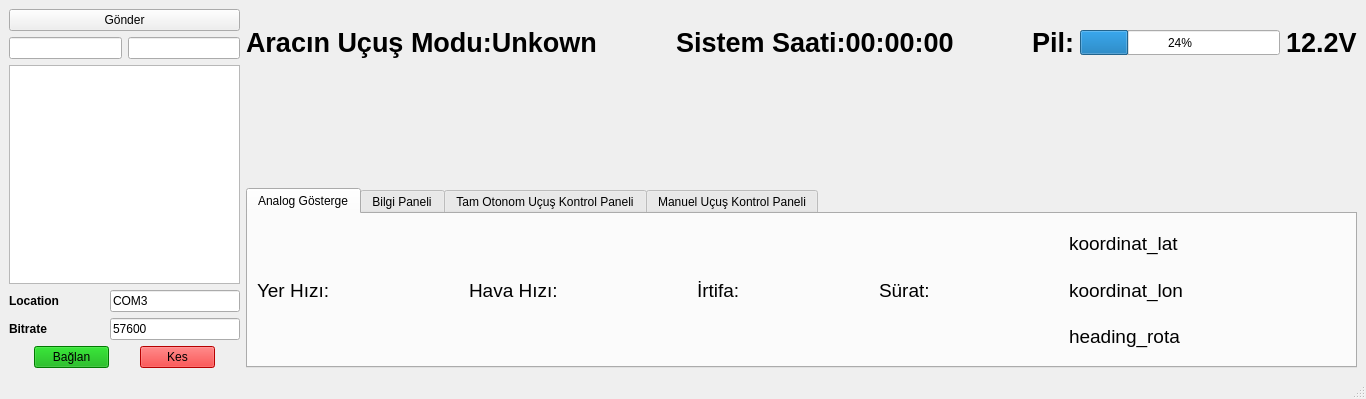
<?xml version="1.0" encoding="UTF-8"?>
<ui version="4.0">
 <class>MainWindow</class>
 <widget class="QMainWindow" name="MainWindow">
  <property name="geometry">
   <rect>
    <x>0</x>
    <y>0</y>
    <width>1366</width>
    <height>399</height>
   </rect>
  </property>
  <property name="windowTitle">
   <string>MainWindow</string>
  </property>
  <property name="styleSheet">
   <string notr="true"/>
  </property>
  <widget class="QWidget" name="main_widget">
   <property name="enabled">
    <bool>true</bool>
   </property>
   <layout class="QVBoxLayout" name="verticalLayout_5">
    <item>
     <layout class="QHBoxLayout" name="horizontalLayout_7">
      <item>
       <layout class="QVBoxLayout" name="verticalLayout_3">
        <item>
         <widget class="QPushButton" name="pushButton_5">
          <property name="maximumSize">
           <size>
            <width>300</width>
            <height>16777215</height>
           </size>
          </property>
          <property name="text">
           <string>Gönder</string>
          </property>
         </widget>
        </item>
        <item>
         <layout class="QHBoxLayout" name="horizontalLayout_21">
          <item>
           <widget class="QLineEdit" name="lineEdit">
            <property name="maximumSize">
             <size>
              <width>300</width>
              <height>16777215</height>
             </size>
            </property>
           </widget>
          </item>
          <item>
           <widget class="QLineEdit" name="lineEdit_2">
            <property name="maximumSize">
             <size>
              <width>300</width>
              <height>16777215</height>
             </size>
            </property>
           </widget>
          </item>
         </layout>
        </item>
        <item>
         <widget class="QListWidget" name="listWidget">
          <property name="minimumSize">
           <size>
            <width>150</width>
            <height>0</height>
           </size>
          </property>
         </widget>
        </item>
        <item>
         <layout class="QVBoxLayout" name="verticalLayout_6">
          <item>
           <layout class="QHBoxLayout" name="horizontalLayout_16">
            <item>
             <widget class="QLabel" name="label_8">
              <property name="minimumSize">
               <size>
                <width>95</width>
                <height>0</height>
               </size>
              </property>
              <property name="maximumSize">
               <size>
                <width>95</width>
                <height>16777215</height>
               </size>
              </property>
              <property name="font">
               <font>
                <weight>75</weight>
                <bold>true</bold>
               </font>
              </property>
              <property name="text">
               <string>Location</string>
              </property>
             </widget>
            </item>
            <item>
             <widget class="QLineEdit" name="lineEdit_9">
              <property name="minimumSize">
               <size>
                <width>130</width>
                <height>0</height>
               </size>
              </property>
              <property name="maximumSize">
               <size>
                <width>130</width>
                <height>16777215</height>
               </size>
              </property>
              <property name="text">
               <string>COM3</string>
              </property>
             </widget>
            </item>
           </layout>
          </item>
          <item>
           <layout class="QHBoxLayout" name="horizontalLayout_17">
            <item>
             <widget class="QLabel" name="label_9">
              <property name="minimumSize">
               <size>
                <width>95</width>
                <height>0</height>
               </size>
              </property>
              <property name="maximumSize">
               <size>
                <width>95</width>
                <height>16777215</height>
               </size>
              </property>
              <property name="font">
               <font>
                <weight>75</weight>
                <bold>true</bold>
               </font>
              </property>
              <property name="text">
               <string>Bitrate</string>
              </property>
             </widget>
            </item>
            <item>
             <widget class="QLineEdit" name="lineEdit_10">
              <property name="minimumSize">
               <size>
                <width>130</width>
                <height>0</height>
               </size>
              </property>
              <property name="maximumSize">
               <size>
                <width>130</width>
                <height>16777215</height>
               </size>
              </property>
              <property name="text">
               <string>57600</string>
              </property>
             </widget>
            </item>
           </layout>
          </item>
          <item>
           <layout class="QHBoxLayout" name="horizontalLayout_20">
            <item>
             <widget class="QPushButton" name="baglan_button">
              <property name="minimumSize">
               <size>
                <width>75</width>
                <height>0</height>
               </size>
              </property>
              <property name="maximumSize">
               <size>
                <width>75</width>
                <height>16777215</height>
               </size>
              </property>
              <property name="styleSheet">
               <string notr="true">background-color: rgb(0, 170, 0);</string>
              </property>
              <property name="text">
               <string>Bağlan</string>
              </property>
             </widget>
            </item>
            <item>
             <widget class="QPushButton" name="kes_button">
              <property name="minimumSize">
               <size>
                <width>75</width>
                <height>0</height>
               </size>
              </property>
              <property name="maximumSize">
               <size>
                <width>75</width>
                <height>16777215</height>
               </size>
              </property>
              <property name="styleSheet">
               <string notr="true">background-color: rgb(255, 0, 0);</string>
              </property>
              <property name="text">
               <string>Kes</string>
              </property>
             </widget>
            </item>
           </layout>
          </item>
         </layout>
        </item>
       </layout>
      </item>
      <item>
       <layout class="QVBoxLayout" name="verticalLayout_2">
        <item>
         <layout class="QHBoxLayout" name="horizontalLayout_5">
          <item>
           <widget class="QLabel" name="ucus_modu_label">
            <property name="minimumSize">
             <size>
              <width>0</width>
              <height>45</height>
             </size>
            </property>
            <property name="font">
             <font>
              <pointsize>20</pointsize>
              <weight>75</weight>
              <bold>true</bold>
             </font>
            </property>
            <property name="text">
             <string>Aracın Uçuş Modu:Unkown</string>
            </property>
           </widget>
          </item>
          <item>
           <spacer name="horizontalSpacer_4">
            <property name="orientation">
             <enum>Qt::Horizontal</enum>
            </property>
            <property name="sizeHint" stdset="0">
             <size>
              <width>40</width>
              <height>20</height>
             </size>
            </property>
           </spacer>
          </item>
          <item>
           <widget class="QLabel" name="ui_time_label">
            <property name="minimumSize">
             <size>
              <width>0</width>
              <height>45</height>
             </size>
            </property>
            <property name="font">
             <font>
              <pointsize>20</pointsize>
              <weight>75</weight>
              <bold>true</bold>
             </font>
            </property>
            <property name="text">
             <string>Sistem Saati:00:00:00</string>
            </property>
           </widget>
          </item>
          <item>
           <spacer name="horizontalSpacer_3">
            <property name="orientation">
             <enum>Qt::Horizontal</enum>
            </property>
            <property name="sizeHint" stdset="0">
             <size>
              <width>40</width>
              <height>20</height>
             </size>
            </property>
           </spacer>
          </item>
          <item>
           <widget class="QLabel" name="label_7">
            <property name="font">
             <font>
              <pointsize>20</pointsize>
              <weight>75</weight>
              <bold>true</bold>
             </font>
            </property>
            <property name="text">
             <string>Pil:</string>
            </property>
           </widget>
          </item>
          <item>
           <widget class="QProgressBar" name="pil_seviyesi_pbar">
            <property name="minimumSize">
             <size>
              <width>200</width>
              <height>25</height>
             </size>
            </property>
            <property name="value">
             <number>24</number>
            </property>
           </widget>
          </item>
          <item>
           <widget class="QLabel" name="pil_voltaji_label">
            <property name="font">
             <font>
              <pointsize>20</pointsize>
              <weight>75</weight>
              <bold>true</bold>
             </font>
            </property>
            <property name="text">
             <string>12.2V</string>
            </property>
           </widget>
          </item>
         </layout>
        </item>
        <item>
         <layout class="QHBoxLayout" name="horizontalLayout">
          <item>
           <widget class="QLabel" name="image_label">
            <property name="minimumSize">
             <size>
              <width>100</width>
              <height>100</height>
             </size>
            </property>
            <property name="text">
             <string/>
            </property>
           </widget>
          </item>
          <item>
           <layout class="QHBoxLayout" name="layout_map"/>
          </item>
         </layout>
        </item>
        <item>
         <widget class="QTabWidget" name="tabWidget">
          <property name="minimumSize">
           <size>
            <width>0</width>
            <height>175</height>
           </size>
          </property>
          <property name="maximumSize">
           <size>
            <width>16777215</width>
            <height>180</height>
           </size>
          </property>
          <property name="mouseTracking">
           <bool>false</bool>
          </property>
          <property name="currentIndex">
           <number>0</number>
          </property>
          <widget class="QWidget" name="tab_4">
           <attribute name="title">
            <string>Analog Gösterge</string>
           </attribute>
           <layout class="QHBoxLayout" name="horizontalLayout_11">
            <item>
             <layout class="QHBoxLayout" name="horizontalLayout_10">
              <item>
               <layout class="QHBoxLayout" name="horizontalLayout_13">
                <item>
                 <widget class="QLabel" name="yer_hizi_label">
                  <property name="minimumSize">
                   <size>
                    <width>0</width>
                    <height>0</height>
                   </size>
                  </property>
                  <property name="maximumSize">
                   <size>
                    <width>90</width>
                    <height>16777215</height>
                   </size>
                  </property>
                  <property name="font">
                   <font>
                    <pointsize>14</pointsize>
                    <weight>50</weight>
                    <bold>false</bold>
                   </font>
                  </property>
                  <property name="contextMenuPolicy">
                   <enum>Qt::DefaultContextMenu</enum>
                  </property>
                  <property name="acceptDrops">
                   <bool>false</bool>
                  </property>
                  <property name="layoutDirection">
                   <enum>Qt::LeftToRight</enum>
                  </property>
                  <property name="autoFillBackground">
                   <bool>false</bool>
                  </property>
                  <property name="text">
                   <string>Yer Hızı:</string>
                  </property>
                  <property name="textFormat">
                   <enum>Qt::AutoText</enum>
                  </property>
                  <property name="wordWrap">
                   <bool>false</bool>
                  </property>
                  <property name="margin">
                   <number>0</number>
                  </property>
                 </widget>
                </item>
                <item>
                 <widget class="AnalogGaugeWidget" name="gauge_1" native="true">
                  <property name="minimumSize">
                   <size>
                    <width>127</width>
                    <height>0</height>
                   </size>
                  </property>
                 </widget>
                </item>
               </layout>
              </item>
              <item>
               <layout class="QHBoxLayout" name="horizontalLayout_15">
                <item>
                 <widget class="QLabel" name="yer_hizi_label_3">
                  <property name="minimumSize">
                   <size>
                    <width>0</width>
                    <height>0</height>
                   </size>
                  </property>
                  <property name="maximumSize">
                   <size>
                    <width>90</width>
                    <height>16777215</height>
                   </size>
                  </property>
                  <property name="font">
                   <font>
                    <pointsize>14</pointsize>
                    <weight>50</weight>
                    <bold>false</bold>
                   </font>
                  </property>
                  <property name="contextMenuPolicy">
                   <enum>Qt::DefaultContextMenu</enum>
                  </property>
                  <property name="acceptDrops">
                   <bool>false</bool>
                  </property>
                  <property name="layoutDirection">
                   <enum>Qt::LeftToRight</enum>
                  </property>
                  <property name="autoFillBackground">
                   <bool>false</bool>
                  </property>
                  <property name="text">
                   <string>Hava Hızı:</string>
                  </property>
                  <property name="textFormat">
                   <enum>Qt::AutoText</enum>
                  </property>
                  <property name="wordWrap">
                   <bool>false</bool>
                  </property>
                  <property name="margin">
                   <number>0</number>
                  </property>
                 </widget>
                </item>
                <item>
                 <widget class="AnalogGaugeWidget" name="gauge_2" native="true">
                  <property name="minimumSize">
                   <size>
                    <width>127</width>
                    <height>0</height>
                   </size>
                  </property>
                 </widget>
                </item>
               </layout>
              </item>
              <item>
               <layout class="QHBoxLayout" name="horizontalLayout_14">
                <item>
                 <widget class="QLabel" name="yer_hizi_label_2">
                  <property name="minimumSize">
                   <size>
                    <width>0</width>
                    <height>0</height>
                   </size>
                  </property>
                  <property name="maximumSize">
                   <size>
                    <width>90</width>
                    <height>16777215</height>
                   </size>
                  </property>
                  <property name="font">
                   <font>
                    <pointsize>14</pointsize>
                    <weight>50</weight>
                    <bold>false</bold>
                   </font>
                  </property>
                  <property name="contextMenuPolicy">
                   <enum>Qt::DefaultContextMenu</enum>
                  </property>
                  <property name="acceptDrops">
                   <bool>false</bool>
                  </property>
                  <property name="layoutDirection">
                   <enum>Qt::LeftToRight</enum>
                  </property>
                  <property name="autoFillBackground">
                   <bool>false</bool>
                  </property>
                  <property name="text">
                   <string>İrtifa:</string>
                  </property>
                  <property name="textFormat">
                   <enum>Qt::AutoText</enum>
                  </property>
                  <property name="wordWrap">
                   <bool>false</bool>
                  </property>
                  <property name="margin">
                   <number>0</number>
                  </property>
                 </widget>
                </item>
                <item>
                 <widget class="AnalogGaugeWidget" name="gauge_3" native="true">
                  <property name="minimumSize">
                   <size>
                    <width>127</width>
                    <height>0</height>
                   </size>
                  </property>
                 </widget>
                </item>
               </layout>
              </item>
              <item>
               <layout class="QHBoxLayout" name="horizontalLayout_18">
                <item>
                 <widget class="QLabel" name="yer_hizi_label_4">
                  <property name="minimumSize">
                   <size>
                    <width>0</width>
                    <height>0</height>
                   </size>
                  </property>
                  <property name="maximumSize">
                   <size>
                    <width>90</width>
                    <height>16777215</height>
                   </size>
                  </property>
                  <property name="font">
                   <font>
                    <pointsize>14</pointsize>
                    <weight>50</weight>
                    <bold>false</bold>
                   </font>
                  </property>
                  <property name="contextMenuPolicy">
                   <enum>Qt::DefaultContextMenu</enum>
                  </property>
                  <property name="acceptDrops">
                   <bool>false</bool>
                  </property>
                  <property name="layoutDirection">
                   <enum>Qt::LeftToRight</enum>
                  </property>
                  <property name="autoFillBackground">
                   <bool>false</bool>
                  </property>
                  <property name="text">
                   <string>Sürat:</string>
                  </property>
                  <property name="textFormat">
                   <enum>Qt::AutoText</enum>
                  </property>
                  <property name="wordWrap">
                   <bool>false</bool>
                  </property>
                  <property name="margin">
                   <number>0</number>
                  </property>
                 </widget>
                </item>
                <item>
                 <widget class="AnalogGaugeWidget" name="gauge_4" native="true">
                  <property name="minimumSize">
                   <size>
                    <width>127</width>
                    <height>0</height>
                   </size>
                  </property>
                 </widget>
                </item>
               </layout>
              </item>
              <item>
               <layout class="QVBoxLayout" name="verticalLayout_7">
                <item>
                 <widget class="QLabel" name="coordinate_lat_label">
                  <property name="minimumSize">
                   <size>
                    <width>250</width>
                    <height>0</height>
                   </size>
                  </property>
                  <property name="maximumSize">
                   <size>
                    <width>190</width>
                    <height>16777215</height>
                   </size>
                  </property>
                  <property name="font">
                   <font>
                    <pointsize>14</pointsize>
                    <weight>50</weight>
                    <bold>false</bold>
                   </font>
                  </property>
                  <property name="text">
                   <string>koordinat_lat</string>
                  </property>
                 </widget>
                </item>
                <item>
                 <widget class="QLabel" name="coordinate_lon_label">
                  <property name="minimumSize">
                   <size>
                    <width>250</width>
                    <height>0</height>
                   </size>
                  </property>
                  <property name="maximumSize">
                   <size>
                    <width>190</width>
                    <height>16777215</height>
                   </size>
                  </property>
                  <property name="font">
                   <font>
                    <pointsize>14</pointsize>
                    <weight>50</weight>
                    <bold>false</bold>
                   </font>
                  </property>
                  <property name="text">
                   <string>koordinat_lon</string>
                  </property>
                 </widget>
                </item>
                <item>
                 <widget class="QLabel" name="heading_label">
                  <property name="minimumSize">
                   <size>
                    <width>250</width>
                    <height>0</height>
                   </size>
                  </property>
                  <property name="maximumSize">
                   <size>
                    <width>190</width>
                    <height>16777215</height>
                   </size>
                  </property>
                  <property name="font">
                   <font>
                    <pointsize>14</pointsize>
                    <weight>50</weight>
                    <bold>false</bold>
                   </font>
                  </property>
                  <property name="text">
                   <string>heading_rota</string>
                  </property>
                 </widget>
                </item>
               </layout>
              </item>
              <item>
               <spacer name="horizontalSpacer_2">
                <property name="orientation">
                 <enum>Qt::Horizontal</enum>
                </property>
                <property name="sizeHint" stdset="0">
                 <size>
                  <width>57</width>
                  <height>129</height>
                 </size>
                </property>
               </spacer>
              </item>
             </layout>
            </item>
           </layout>
          </widget>
          <widget class="QWidget" name="tab">
           <attribute name="title">
            <string>Bilgi Paneli</string>
           </attribute>
           <layout class="QHBoxLayout" name="horizontalLayout_19">
            <item>
             <layout class="QVBoxLayout" name="verticalLayout_8">
              <item>
               <widget class="QLabel" name="heartbeat_label">
                <property name="minimumSize">
                 <size>
                  <width>190</width>
                  <height>0</height>
                 </size>
                </property>
                <property name="maximumSize">
                 <size>
                  <width>190</width>
                  <height>16777215</height>
                 </size>
                </property>
                <property name="font">
                 <font>
                  <pointsize>14</pointsize>
                  <weight>50</weight>
                  <bold>false</bold>
                 </font>
                </property>
                <property name="text">
                 <string>last_heartbeat</string>
                </property>
               </widget>
              </item>
              <item>
               <widget class="QLabel" name="telemetri_range_label">
                <property name="minimumSize">
                 <size>
                  <width>190</width>
                  <height>0</height>
                 </size>
                </property>
                <property name="maximumSize">
                 <size>
                  <width>190</width>
                  <height>16777215</height>
                 </size>
                </property>
                <property name="font">
                 <font>
                  <pointsize>14</pointsize>
                  <weight>50</weight>
                  <bold>false</bold>
                 </font>
                </property>
                <property name="text">
                 <string>telemetrimenzil</string>
                </property>
               </widget>
              </item>
              <item>
               <widget class="QLabel" name="telemetri_volt_label">
                <property name="minimumSize">
                 <size>
                  <width>190</width>
                  <height>0</height>
                 </size>
                </property>
                <property name="maximumSize">
                 <size>
                  <width>190</width>
                  <height>16777215</height>
                 </size>
                </property>
                <property name="font">
                 <font>
                  <pointsize>14</pointsize>
                  <weight>50</weight>
                  <bold>false</bold>
                 </font>
                </property>
                <property name="text">
                 <string>telemetri voltaj</string>
                </property>
               </widget>
              </item>
             </layout>
            </item>
            <item>
             <spacer name="horizontalSpacer_6">
              <property name="orientation">
               <enum>Qt::Horizontal</enum>
              </property>
              <property name="sizeHint" stdset="0">
               <size>
                <width>905</width>
                <height>20</height>
               </size>
              </property>
             </spacer>
            </item>
           </layout>
          </widget>
          <widget class="QWidget" name="kontrol_paneli">
           <attribute name="title">
            <string>Tam Otonom Uçuş Kontrol Paneli</string>
           </attribute>
           <layout class="QHBoxLayout" name="horizontalLayout_12">
            <item>
             <layout class="QHBoxLayout" name="horizontalLayout_9">
              <item>
               <layout class="QVBoxLayout" name="verticalLayout">
                <item>
                 <layout class="QHBoxLayout" name="horizontalLayout_4">
                  <item>
                   <widget class="QLabel" name="label_4">
                    <property name="maximumSize">
                     <size>
                      <width>140</width>
                      <height>16777215</height>
                     </size>
                    </property>
                    <property name="font">
                     <font>
                      <pointsize>8</pointsize>
                      <weight>75</weight>
                      <bold>true</bold>
                     </font>
                    </property>
                    <property name="text">
                     <string>Koordinat Gönder</string>
                    </property>
                   </widget>
                  </item>
                  <item>
                   <widget class="QLineEdit" name="lineEdit_8">
                    <property name="maximumSize">
                     <size>
                      <width>65</width>
                      <height>16777215</height>
                     </size>
                    </property>
                   </widget>
                  </item>
                  <item>
                   <widget class="QLineEdit" name="lineEdit_5">
                    <property name="maximumSize">
                     <size>
                      <width>65</width>
                      <height>16777215</height>
                     </size>
                    </property>
                   </widget>
                  </item>
                  <item>
                   <widget class="QPushButton" name="pushButton_3">
                    <property name="maximumSize">
                     <size>
                      <width>75</width>
                      <height>16777215</height>
                     </size>
                    </property>
                    <property name="text">
                     <string>Gönder</string>
                    </property>
                   </widget>
                  </item>
                 </layout>
                </item>
                <item>
                 <layout class="QHBoxLayout" name="horizontalLayout_2">
                  <item>
                   <widget class="QLabel" name="label_2">
                    <property name="maximumSize">
                     <size>
                      <width>140</width>
                      <height>16777215</height>
                     </size>
                    </property>
                    <property name="font">
                     <font>
                      <weight>75</weight>
                      <bold>true</bold>
                     </font>
                    </property>
                    <property name="text">
                     <string>Hız Degeri Gönder</string>
                    </property>
                   </widget>
                  </item>
                  <item>
                   <widget class="QLineEdit" name="lineEdit_3">
                    <property name="maximumSize">
                     <size>
                      <width>136</width>
                      <height>16777215</height>
                     </size>
                    </property>
                   </widget>
                  </item>
                  <item>
                   <widget class="QPushButton" name="pushButton">
                    <property name="maximumSize">
                     <size>
                      <width>75</width>
                      <height>16777215</height>
                     </size>
                    </property>
                    <property name="text">
                     <string>Gönder</string>
                    </property>
                   </widget>
                  </item>
                 </layout>
                </item>
                <item>
                 <layout class="QHBoxLayout" name="horizontalLayout_3">
                  <item>
                   <widget class="QLabel" name="label_3">
                    <property name="maximumSize">
                     <size>
                      <width>140</width>
                      <height>16777215</height>
                     </size>
                    </property>
                    <property name="font">
                     <font>
                      <weight>75</weight>
                      <bold>true</bold>
                     </font>
                    </property>
                    <property name="text">
                     <string>İrtifa</string>
                    </property>
                   </widget>
                  </item>
                  <item>
                   <widget class="QLineEdit" name="lineEdit_4">
                    <property name="maximumSize">
                     <size>
                      <width>136</width>
                      <height>16777215</height>
                     </size>
                    </property>
                   </widget>
                  </item>
                  <item>
                   <widget class="QPushButton" name="pushButton_2">
                    <property name="maximumSize">
                     <size>
                      <width>75</width>
                      <height>16777215</height>
                     </size>
                    </property>
                    <property name="text">
                     <string>Gönder</string>
                    </property>
                   </widget>
                  </item>
                 </layout>
                </item>
               </layout>
              </item>
              <item>
               <layout class="QVBoxLayout" name="verticalLayout_4">
                <item>
                 <layout class="QHBoxLayout" name="horizontalLayout_6">
                  <item>
                   <widget class="QLabel" name="label_6">
                    <property name="maximumSize">
                     <size>
                      <width>140</width>
                      <height>16777215</height>
                     </size>
                    </property>
                    <property name="font">
                     <font>
                      <weight>75</weight>
                      <bold>true</bold>
                     </font>
                    </property>
                    <property name="text">
                     <string>Uçuş Modu</string>
                    </property>
                   </widget>
                  </item>
                  <item>
                   <widget class="QPushButton" name="pushButton_4">
                    <property name="minimumSize">
                     <size>
                      <width>75</width>
                      <height>23</height>
                     </size>
                    </property>
                    <property name="maximumSize">
                     <size>
                      <width>75</width>
                      <height>23</height>
                     </size>
                    </property>
                    <property name="text">
                     <string>Onayla</string>
                    </property>
                   </widget>
                  </item>
                 </layout>
                </item>
                <item>
                 <widget class="QRadioButton" name="radioButton_2">
                  <property name="maximumSize">
                   <size>
                    <width>140</width>
                    <height>16777215</height>
                   </size>
                  </property>
                  <property name="text">
                   <string>Otonom Kalkış</string>
                  </property>
                 </widget>
                </item>
                <item>
                 <widget class="QRadioButton" name="radioButton">
                  <property name="maximumSize">
                   <size>
                    <width>140</width>
                    <height>16777215</height>
                   </size>
                  </property>
                  <property name="text">
                   <string>Otonom İniş</string>
                  </property>
                 </widget>
                </item>
                <item>
                 <widget class="QRadioButton" name="radioButton_3">
                  <property name="maximumSize">
                   <size>
                    <width>140</width>
                    <height>16777215</height>
                   </size>
                  </property>
                  <property name="text">
                   <string>Bul ve Takip Et</string>
                  </property>
                 </widget>
                </item>
                <item>
                 <widget class="QRadioButton" name="radioButton_4">
                  <property name="maximumSize">
                   <size>
                    <width>140</width>
                    <height>16777215</height>
                   </size>
                  </property>
                  <property name="text">
                   <string>Kamikaze</string>
                  </property>
                 </widget>
                </item>
                <item>
                 <layout class="QHBoxLayout" name="horizontalLayout_8">
                  <item>
                   <widget class="QLineEdit" name="lineEdit_7">
                    <property name="maximumSize">
                     <size>
                      <width>66</width>
                      <height>16777215</height>
                     </size>
                    </property>
                   </widget>
                  </item>
                  <item>
                   <widget class="QLineEdit" name="lineEdit_6">
                    <property name="maximumSize">
                     <size>
                      <width>66</width>
                      <height>16777215</height>
                     </size>
                    </property>
                   </widget>
                  </item>
                 </layout>
                </item>
               </layout>
              </item>
              <item>
               <spacer name="horizontalSpacer">
                <property name="orientation">
                 <enum>Qt::Horizontal</enum>
                </property>
                <property name="sizeHint" stdset="0">
                 <size>
                  <width>40</width>
                  <height>20</height>
                 </size>
                </property>
               </spacer>
              </item>
             </layout>
            </item>
           </layout>
          </widget>
          <widget class="QWidget" name="tab_2">
           <attribute name="title">
            <string>Manuel Uçuş Kontrol Paneli</string>
           </attribute>
          </widget>
         </widget>
        </item>
       </layout>
      </item>
     </layout>
    </item>
   </layout>
  </widget>
  <widget class="QMenuBar" name="menubar">
   <property name="geometry">
    <rect>
     <x>0</x>
     <y>0</y>
     <width>1366</width>
     <height>21</height>
    </rect>
   </property>
  </widget>
  <widget class="QStatusBar" name="statusbar"/>
 </widget>
 <customwidgets>
  <customwidget>
   <class>AnalogGaugeWidget</class>
   <extends>QWidget</extends>
   <header location="global">AnalogGaugeWidget.h</header>
   <container>1</container>
   <slots>
    <signal>valueChanged(int)</signal>
    <slot>update_angle_offset(int)</slot>
    <slot>update_value(int)</slot>
    <slot>update_value2(int)</slot>
    <slot>set_start_scale_angle(int)</slot>
    <slot>set_total_scale_angle_size(int)</slot>
    <slot>set_MinValue(int)</slot>
    <slot>set_MaxValue(int)</slot>
    <slot>set_NeedleColor(int)</slot>
    <slot>set_scala_main_count(int)</slot>
   </slots>
  </customwidget>
 </customwidgets>
 <tabstops>
  <tabstop>tabWidget</tabstop>
  <tabstop>pushButton</tabstop>
  <tabstop>lineEdit_3</tabstop>
  <tabstop>lineEdit_4</tabstop>
  <tabstop>pushButton_2</tabstop>
  <tabstop>lineEdit_5</tabstop>
  <tabstop>pushButton_3</tabstop>
  <tabstop>pushButton_4</tabstop>
  <tabstop>radioButton</tabstop>
  <tabstop>radioButton_2</tabstop>
  <tabstop>radioButton_3</tabstop>
  <tabstop>radioButton_4</tabstop>
  <tabstop>lineEdit_6</tabstop>
  <tabstop>lineEdit_7</tabstop>
  <tabstop>lineEdit_8</tabstop>
 </tabstops>
 <resources/>
 <connections/>
</ui>
